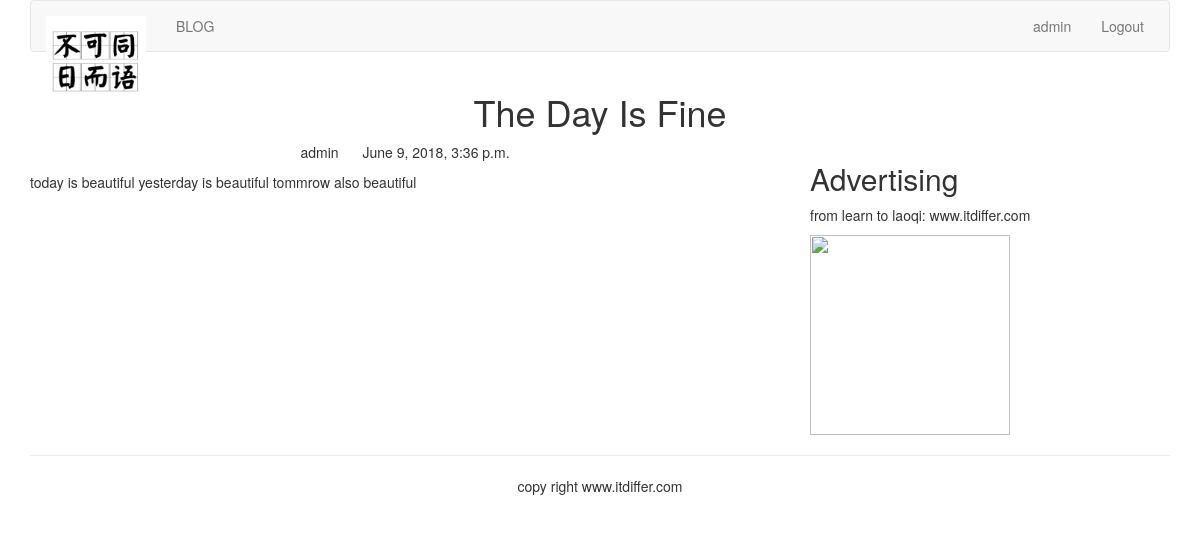
Page /blog/2/ (signed in) on the committed database.
### blog/models.py (models this page shows, shortened)
class BlogArticles(models.Model):
    title = models.CharField(max_length=300)
    author =models.ForeignKey(User, related_name="blog_posts")
    body = models.TextField()
    publish = models.DateTimeField(default=timezone.now)
    class Meta:
        ordering = ("-publish",)

### blog/views.py (the view)
# urls.py: url(r'(?P<article_id>\d)/$', views.blog_article, name="blog_detail"),
def blog_article(request, article_id):
    article = get_object_or_404(BlogArticles, id=article_id)
    pub = article.publish
    return render(request, "blog/content.html", {"article":article, "publish":pub})

### templates/blog/content.html (shortened to what this page needs)
{% extends "base.html" %}
{% block content %}
<div class="row text-center vertical-middle-sm">
    <h1>{{ article.title }}</h1>
</div>
<div class="row">
    <div class="col-xs-12 col-md-8">
        <p class="text-center"><span>{{    article.author.username    }}</span>
            <span style="margin-left: 20px">{{ publish }}</span></p>
        <div>{{ article.body }}</div>
    </div>
    <div class="col-xs-6 col-md-4">
        <h2>Advertising</h2>
        <p>from learn to laoqi: www.itdiffer.com</p>
        <img width="200px" src="https://b244.photo.store.qq.com/psb?/V14ObrhL2MY2gB/h*dDAHiKbAAHHZNLyMKcg58c7aG.lpqTU0xMDeftAAQ!/m/dPQAAAAAAAAAnull&bo=8ADwAAAAAAACByM!&rf=photolist&t=5">
    </div>
</div>
{% endblock %}

### templates/header.html
{% load staticfiles %}
<div class="container">
    <nav class="navbar navbar-default" role="navigation">
        <div class="navbar-header">
            <a class="navbar-brand" href="http://www.itdiffer.com">
                <img src="{% static '/images/logo.jpg' %}" width="100px"></a>
        </div>
        <div>
            <ul class="nav navbar-nav" role="navigation">
                <li><a href="{% url 'blog:blog_title' %}">BLOG</a> </li>
            </ul>
            <ul class="nav navbar-nav navbar-right" style="margin-right: 10px">
                {% if user.is_authenticated %}
                <li><a href="#">{{ user.username }}</a></li>
                <li><a href="{% url 'account:user_logout' %}">Logout</a></li>
                {% else %}
                <li><a href="{% url 'account:user_login' %}">LOGIN</a> </li>
                {% endif %}
            </ul>
        </div>
    </nav>
</div>

### rows in the picture
BlogArticles: title "The Day Is Fine", author.username "admin", publish "June 9, 2018, 3:36 p.m.", body "today is beautiful yesterday is beautiful tommrow also beautiful"

### other values in the picture
{{ user.username }} "admin"
